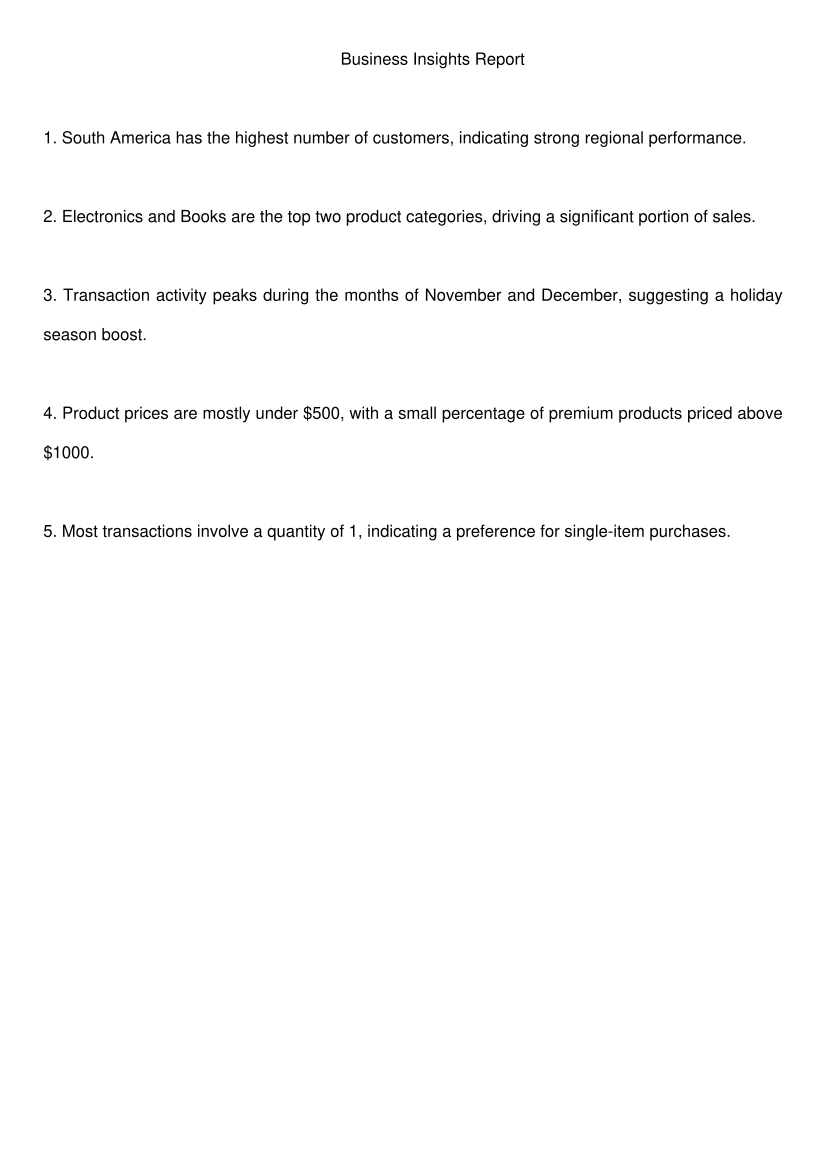

Write Python code to recreate this figure.
import pandas as pd
import matplotlib.pyplot as plt
import seaborn as sns
from fpdf import FPDF

# Load Data
customers = pd.read_csv("Customers.csv")
products = pd.read_csv("Products.csv")
transactions = pd.read_csv("Transactions.csv")

# Display Data Samples
print("Customers Data:")
print(customers.head())
print("\nProducts Data:")
print(products.head())
print("\nTransactions Data:")
print(transactions.head())

# Check for Missing Values
print("\nMissing Values:")
print("Customers:")
print(customers.isnull().sum())
print("\nProducts:")
print(products.isnull().sum())
print("\nTransactions:")
print(transactions.isnull().sum())

# Convert Date Columns to datetime
customers['SignupDate'] = pd.to_datetime(customers['SignupDate'])
transactions['TransactionDate'] = pd.to_datetime(transactions['TransactionDate'])

# Validate Data Types
print("\nData Types After Conversion:")
print(customers.dtypes)
print(products.dtypes)
print(transactions.dtypes)

# Exploratory Data Analysis
## Customers by Region
region_counts = customers['Region'].value_counts()
plt.figure(figsize=(8, 5))
sns.barplot(x=region_counts.index, y=region_counts.values, palette='viridis')
plt.xlabel('Region')
plt.ylabel('Number of Customers')
plt.title('Number of Customers by Region')
plt.xticks(rotation=45)
plt.tight_layout()
plt.savefig("customers_by_region.png")
plt.show(block=False)

## Top Product Categories
category_counts = products['Category'].value_counts()
plt.figure(figsize=(8, 5))
sns.barplot(x=category_counts.index, y=category_counts.values, palette='plasma')
plt.xlabel('Category')
plt.ylabel('Number of Products')
plt.title('Number of Products by Category')
plt.xticks(rotation=45)
plt.tight_layout()
plt.savefig("products_by_category.png")
plt.show(block=False)

## Monthly Transactions
transactions['Month'] = transactions['TransactionDate'].dt.to_period('M')
monthly_transactions = transactions['Month'].value_counts().sort_index()
plt.figure(figsize=(10, 6))
monthly_transactions.plot(kind='bar', color='skyblue')
plt.xlabel('Month')
plt.ylabel('Number of Transactions')
plt.title('Monthly Transactions')
plt.tight_layout()
plt.savefig("monthly_transactions.png")
plt.show(block=False)

## Price Distribution
plt.figure(figsize=(8, 5))
sns.histplot(products['Price'], kde=True, color='orange', bins=20)
plt.xlabel('Price (USD)')
plt.title('Distribution of Product Prices')
plt.tight_layout()
plt.savefig("price_distribution.png")
plt.show(block=False)

## Quantity Distribution in Transactions
plt.figure(figsize=(8, 5))
sns.histplot(transactions['Quantity'], kde=False, color='green', bins=20)
plt.xlabel('Quantity')
plt.title('Distribution of Transaction Quantities')
plt.tight_layout()
plt.savefig("quantity_distribution.png")
plt.show(block=False)

# Derive Business Insights
business_insights = [
    "1. South America has the highest number of customers, indicating strong regional performance.",
    "2. Electronics and Books are the top two product categories, driving a significant portion of sales.",
    "3. Transaction activity peaks during the months of November and December, suggesting a holiday season boost.",
    "4. Product prices are mostly under $500, with a small percentage of premium products priced above $1000.",
    "5. Most transactions involve a quantity of 1, indicating a preference for single-item purchases."
]

# Generate PDF Report
pdf = FPDF()
pdf.set_auto_page_break(auto=True, margin=15)
pdf.add_page()
pdf.set_font("Arial", size=12)
pdf.cell(200, 10, txt="Business Insights Report", ln=True, align='C')

for insight in business_insights:
    pdf.ln(10)
    pdf.multi_cell(0, 10, insight)

# Save PDF
pdf.output("EDA_Business_Insights_Report.pdf")

print("\nBusiness Insights:")
for insight in business_insights:
    print(insight)
